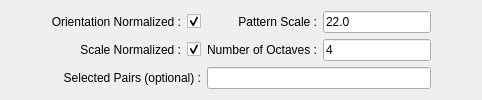
              <widget class="QWidget" name="tabDescriptorFreak">
               <attribute name="title">
                <string>FREAK</string>
               </attribute>
               <layout class="QGridLayout" name="descriptorFreakParams">
                <item row="0" column="1" colspan="3">
                 <layout class="QGridLayout" name="descriptorFreakParams_2" rowstretch="0,0,0" columnstretch="0,0,0,0">
                  <item row="0" column="0">
                   <widget class="QLabel" name="descriptorFreakOrientationNormalizedLabel">
                    <property name="text">
                     <string>Orientation Normalized :</string>
                    </property>
                    <property name="alignment">
                     <set>Qt::AlignRight|Qt::AlignTrailing|Qt::AlignVCenter</set>
                    </property>
                   </widget>
                  </item>
                  <item row="0" column="2">
                   <widget class="QLabel" name="descriptorFreakPatternScaleLabel">
                    <property name="text">
                     <string>Pattern Scale :</string>
                    </property>
                    <property name="alignment">
                     <set>Qt::AlignRight|Qt::AlignTrailing|Qt::AlignVCenter</set>
                    </property>
                   </widget>
                  </item>
                  <item row="1" column="2">
                   <widget class="QLabel" name="descriptorFreakNOctavesLabel">
                    <property name="text">
                     <string>Number of Octaves :</string>
                    </property>
                    <property name="alignment">
                     <set>Qt::AlignRight|Qt::AlignTrailing|Qt::AlignVCenter</set>
                    </property>
                   </widget>
                  </item>
                  <item row="1" column="0">
                   <widget class="QLabel" name="descriptorFreakScaleNormalizedLabel">
                    <property name="text">
                     <string>Scale Normalized :</string>
                    </property>
                    <property name="alignment">
                     <set>Qt::AlignRight|Qt::AlignTrailing|Qt::AlignVCenter</set>
                    </property>
                   </widget>
                  </item>
                  <item row="1" column="1">
                   <widget class="QCheckBox" name="descriptorFreakScaleNormalizedCheck">
                    <property name="cursor">
                     <cursorShape>PointingHandCursor</cursorShape>
                    </property>
                    <property name="checked">
                     <bool>true</bool>
                    </property>
                   </widget>
                  </item>
                  <item row="0" column="1">
                   <widget class="QCheckBox" name="descriptorFreakOrientationNormalizedCheck">
                    <property name="cursor">
                     <cursorShape>PointingHandCursor</cursorShape>
                    </property>
                    <property name="checked">
                     <bool>true</bool>
                    </property>
                   </widget>
                  </item>
                  <item row="0" column="3">
                   <widget class="QLineEdit" name="descriptorFreakPatternScaleText">
                    <property name="text">
                     <string>22.0</string>
                    </property>
                   </widget>
                  </item>
                  <item row="1" column="3">
                   <widget class="QLineEdit" name="descriptorFreakNOctavesText">
                    <property name="text">
                     <string>4</string>
                    </property>
                   </widget>
                  </item>
                  <item row="2" column="2" colspan="2">
                   <widget class="QLineEdit" name="descriptorFreakSelectedPairsText">
                    <property name="inputMask">
                     <string/>
                    </property>
                    <property name="text">
                     <string/>
                    </property>
                   </widget>
                  </item>
                  <item row="2" column="0" colspan="2">
                   <widget class="QLabel" name="descriptorFreakNelectedPairsLabel">
                    <property name="text">
                     <string>Selected Pairs (optional) :</string>
                    </property>
                    <property name="alignment">
                     <set>Qt::AlignRight|Qt::AlignTrailing|Qt::AlignVCenter</set>
                    </property>
                   </widget>
                  </item>
                 </layout>
                </item>
                <item row="0" column="4">
                 <spacer name="horizontalSpacer_17">
                  <property name="orientation">
                   <enum>Qt::Horizontal</enum>
                  </property>
                  <property name="sizeHint" stdset="0">
                   <size>
                    <width>40</width>
                    <height>20</height>
                   </size>
                  </property>
                 </spacer>
                </item>
                <item row="0" column="0">
                 <spacer name="horizontalSpacer_16">
                  <property name="orientation">
                   <enum>Qt::Horizontal</enum>
                  </property>
                  <property name="sizeHint" stdset="0">
                   <size>
                    <width>40</width>
                    <height>20</height>
                   </size>
                  </property>
                 </spacer>
                </item>
               </layout>
              </widget>
